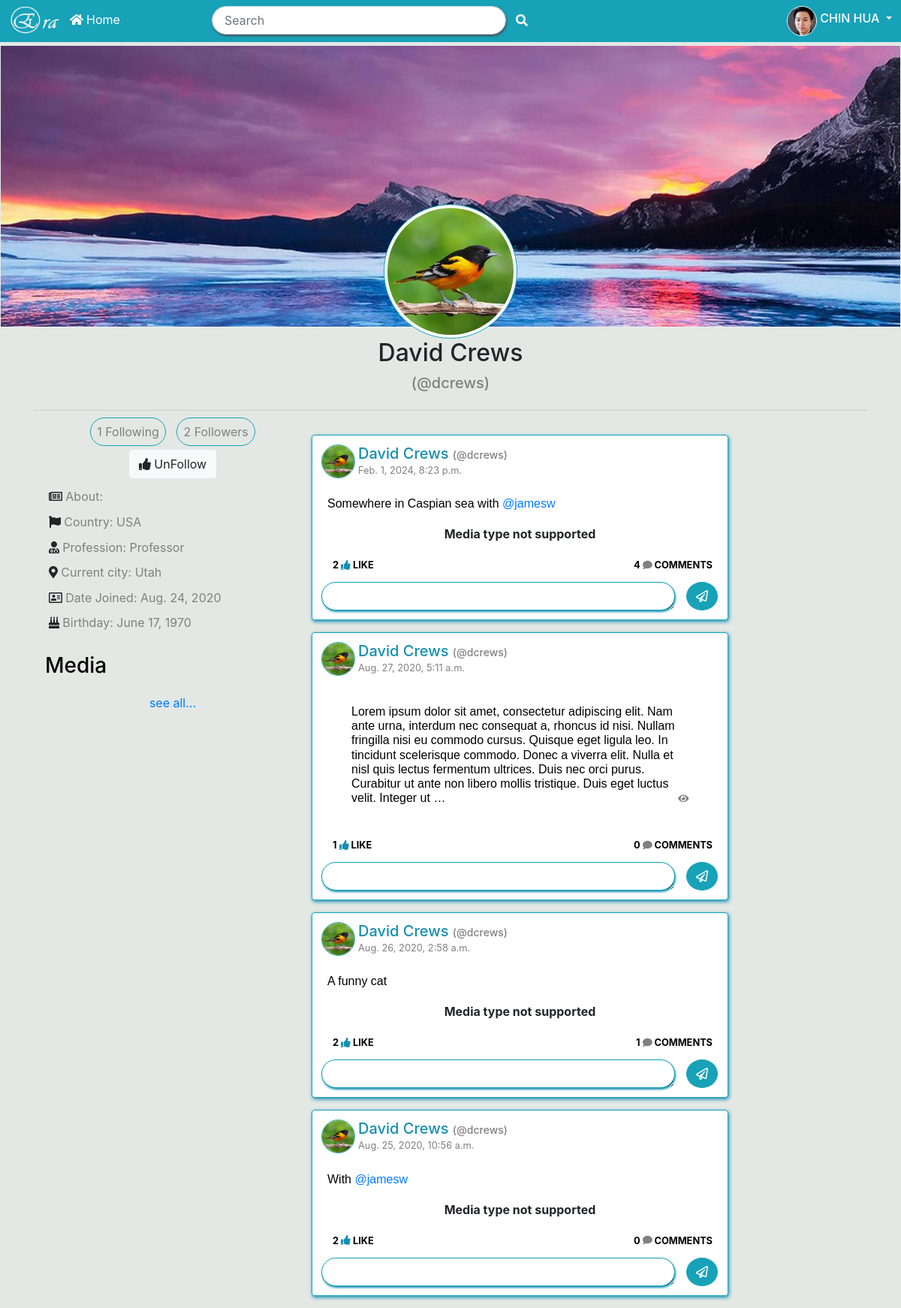
The app's page /profile/dcrews/2/ (signed in) with its own data.
### blog/models.py (models this page shows, shortened)
class Profile(models.Model):
	user = models.OneToOneField(User, on_delete = models.CASCADE)
	birthday = models.DateField(null=True, blank=True)
	avatar = models.ImageField(default='default/avatar_default.jpg', upload_to='profile_pics', null=True, blank=True)
	cover_image = models.ImageField(default='default/defalt_cover.jpg', upload_to='bg_image', null=True, blank=True)
	follow = models.ManyToManyField(User, related_name='following', blank=True)
	country = models.CharField(max_length=100, blank=True, null=True)
	current_City =  models.CharField(max_length=100, blank=True, null=True)
	about_Myself = models.CharField(max_length=200, blank=True, null=True)
	profession = models.CharField(max_length=200, blank=True, null=True)
	def profile_url(self):
		return reverse('blog:profile', args=[self.user.username, self.user.id])
	def total_followers(self):
		return self.follow.count()
	def total_following(self):
		return self.user.following.count()

class Post(models.Model):
	author = models.ForeignKey(User, related_name='blog_posts', on_delete=models.CASCADE)
	body = models.TextField(null=True, blank=True)
	media = models.FileField(upload_to='post_pics', null=True, blank=True)
	created = models.DateTimeField(auto_now_add=True)
	updated = models.DateTimeField(auto_now=True)
	likes = models.ManyToManyField(User, related_name='likes', blank=True)
	user_tagged = models.ManyToManyField(User, related_name="user_tagged", null=True, blank=True)
	def total_likes(self):
		return self.likes.count()
	def get_absolute_url(self):
		return reverse('blog:post_detail', args=[self.id,])
	def media_kind(self):
		if settings.DEBUG:
			media_path = settings.BASE_DIR + self.media.url
		else:
			media_path = self.media.url
		kind = filetype.guess(media_path)
		if kind.mime in File_type.image_type():
			return "image"
		elif kind.mime in File_type.video_type():
			return "video"
		else:
			return "Media type not supported"

### blog/views.py (the view)
# urls.py: path('profile/<str:username>/<int:id>/', views.profile, name='profile'),
@login_required(login_url='blog:user_login')
def profile(request, username, id):
	posts = Post.objects.filter(author__id=id).order_by('-created')
	profile = get_object_or_404(Profile, user__id=id)
	comment_form = UserCommentForm()
	posts_likes = list()
	for post in posts:
		is_liked = False
		if post.likes.filter(id=request.user.id).exists():
			is_liked = True
		posts_likes.append(is_liked)
	posts_comments=list()
	for post in posts:
		comments = Comment.objects.filter(post=post, reply=None)
		posts_comments.append(comments)
	if profile.user.id == request.user.id:
		access = True
	else:
		access = False
	is_followed=False
	if profile.follow.filter(id=request.user.id).exists():
		is_followed = True
	context = {'posts':posts,'profile':profile, 'is_followed': is_followed,
			  'total_followers': profile.total_followers, 'access':access, 'posts_comments':posts_comments,'comment_form':comment_form, 'zipped_posts':zip(posts,posts_likes,), 'total_following':profile.total_following()}
	return render(request, 'blog/profile.html', context)

### blog/forms.py
class UserCommentForm(forms.ModelForm):
	content = forms.CharField(label="", widget=forms.Textarea(attrs={'class': 'form-control border border-info', 'rows':1,}))
	class Meta:
		model = Comment
		fields = {'content',}

### blog/fileChecker.py (called while the page is built)
	def image_type():
		image_list = ['image/jpeg','image/jpx','image/png','image/gif','image/webp','image/x-canon-cr2','image/tiff','image/bmp','image/vnd.ms-photo','image/vnd.adobe.photoshop','image/x-icon','image/heic']
		return image_list

	def video_type():
		video_list = ['video/mp4','video/x-m4v','video/x-matroska','video/webm','video/quicktime','video/x-msvideo','video/x-ms-wmv', 'video/mpeg','video/x-flv']
		return video_list

### templates/blog/profile.html (shortened to what this page needs)
{% extends 'blog/base.html' %}
{% load static %}
{% block content %}
<div class="container-fluid p-0 mt-n3">
	<a {% if access %} href="{% url 'blog:photo_list' %}" {% endif %}>
		<div class="jumbotron jumbotron-fluid border-0 my-3"  style="width:100%;padding: 1px; ">
			<img src="{{profile.cover_image.url}}" style="width:100%;background-size: cover;">
		</div>
	</a>
	<div class="profile-img mx-1" style="margin-top:-15%; text-align: center; ">
		<a {% if access %} href="{% url 'blog:avatar' %}" {% endif %}>
		<img class="img-thumbnail rounded-circle border border-info" src="{{profile.avatar.url}}" alt="Profile-image" style="width: 15%; "></a>
	</div>
	<h2 class="profile-img" style="width:100%; text-align: center;">{{profile.user.first_name|capfirst}} {{profile.user.last_name|capfirst}}</h2>
	<h5 class="profile-img" style="width:100%; color: grey; text-align: center;">(@{{profile.user.username}})</h5>
<div class="container">
	<hr>
	<div class="container">
		<div class="row" id="">
			<div class="col-md-4-auto col-lg-4" style="">
				<div class="">
					<div class="section" id="follow-section">
						<div class="container p-0">
							{% include 'blog/follow.html'%}
						</div>
					</div>
				</div>
				<table class="table-sm table-borderless-sm table-hover" id="about" style="">
				  <tbody>
				    <tr>
				      <td><a class="list-group-item-sm list-group-item-action-primary" ><i class="far fa-newspaper"></i><span style="color:grey"> About:{{profile.about_Myself}}</span></a></td>
				    </tr>
				    <tr>
				      <td><a class="list-group-item-sm list-group-item-action-primary" ><i class="fas fa-flag"></i><span style="color:grey"> Country: {{profile.country}}</span></a></td>
				    </tr>
				    <tr>
				      <td><a class="list-group-item-sm list-group-item-action-primary"><i class="fas fa-user-md"></i><span style="color:grey"> Profession: {{profile.profession}}</span></a></td>
				    </tr>
				    <tr>
				      <td><a class="list-group-item-sm list-group-item-action-primary" ><i class="fas fa-map-marker-alt"></i><span style="color:grey"> Current city: {{profile.current_City}}</span></a></td>
				    </tr>
				    <tr>
				      <td><a class="list-group-item-sm list-group-item-action-primary"><i class="far fa-address-card"></i><span style="color:grey"> Date Joined: {{profile.user.date_joined.date}}</span></a></td>
				    </tr>
				    <tr>
				      <td><a class="list-group-item-sm list-group-item-action-primary"><i class="fas fa-birthday-cake"></i><span style="color:grey"> Birthday: {{profile.birthday}}</span></a></td>
				    </tr>
				  </tbody>
				</table>
				<br>
			<div class="gallary">
				<h3 class=""><a href="{% url 'blog:galley' profile.user.username %}" style="text-decoration: none;color: black;">Media</a></h3>
			  <div class="see-all row d-flex justify-content-center">
				<a href="{% url 'blog:galley' profile.user.username %}" style="text-decoration: none;">see all...</a>
			  </div>
			</div>
			</div>
			<div class="col-md-8-auto col-lg-6 col-12 p-0">
				{% include 'blog/likes-comments/common.html' %}
			</div>
		</div>
	</div>
</div>
</div>
{% endblock %}

### templates/blog/navbar.html (shortened to what this page needs)
{% load static %}
<body>
 <nav class="fixed-top  navbar-dark bg-info">
   <div class="px-2">
<div class="row">
  <div class="col-3 col-sm-3 col-md-3 col-lg-3 pt-2" style="" >
    <a href="{% url 'blog:post_list' %}" class="brand"><img class="image" id="main-img" src="" style=""></a>
    <a href="{% url 'blog:post_list' %}" style="color: white; text-decoration: none;"><i class="fas fa-home" style="color:white;"></i> Home</a>
  </div>
  <div class="col-6 col-sm-5 col-md-4 col-lg-4 pt-2 px-0">
    <form class="" action="{% url 'blog:post_list' %}">
      <div class="row d-flex justify-content-center">
        <div class="col p-0">
          <input class="form-control form-control-md search" type="text" placeholder=" Search" aria-label="Search" name="term" id="profile" style="border-radius: 20px;
          box-shadow: 1px 2px 3px">
        </div>
        <div class="">
          <button class="btn btn-md btn-info" type="submit" role="button" id="search"><i class="fas fa-search" aria-hidden="true" style="color:white;"></i>
          </button>
        </div>
      </div>
  </form>
</div>
  <div class="col-3 col-sm-4 col-md-5 col-lg-5 py-2">
    {% if request.user.is_authenticated %}
        <span class=""  style="float: right;">
            <div class="media">
              <a href="{% url 'blog:profile' request.user.username request.user.id %}">
              <img class="rounded-circle border border-light" src="{{ request.user.profile.avatar.url }}" style="width:40px; height:40px;">
              </a>
              <span class="media-body mx-1 my-1" style="text-align: center">
                <a href="{% url 'blog:profile' request.user.username request.user.id %}" style="text-decoration: none;color: white">
                <h6 class="navbar-user" style="">{{ request.user.first_name|upper }} {{  request.user.last_name|upper }}</h6></a>
                <span class="dropdown show" style="float: center;text-align: center">
                  <a class="dropdown-toggle" href="#" id="dropdownMenuLink" data-toggle="dropdown" aria-haspopup="true" aria-expanded="false" style="color:white;">
                  </a>
                </span>
              </span>
            </div>
        </span>
    {% endif %}
      </div>
    </div>
  </div>
</nav>
</body>

### templates/blog/follow.html (shortened to what this page needs)
{% load static %}
<div class="follow-container" style="text-align: center;">
<div class="follow-detail mb-1">
	<a class="border border-info p-2" style="color: grey;margin:5px; border-radius: 20px; ">{{ total_following }} Following</a>
	<a class="border border-info p-2" style="color: grey;margin:5px; border-radius: 20px; ">{{ total_followers }} Follower{{ total_followers|pluralize }}</a>
</div>
{% if request.user.id != profile.user.id %}
	<form action="{% url 'blog:follow' %}" method="post">
		{% if is_followed %}
		<a type="submit" id="follow" name="profile_id" value="{{ profile.id }}" class="btn btn-light m-2"><i class="fas fa-thumbs-up"></i> UnFollow</a>
		{% else %}
		<a type="submit" id="follow" name="profile_id" value="{{ profile.id }}" class="btn btn-info m-2" style="color:white"><i class="fas fa-thumbs-up" style=""></i> Follow</a>
		{% endif %}
	</form>
{% endif %}
</div>

### templates/blog/likes-comments/common.html (shortened to what this page needs)
{% for post, is_liked in zipped_posts %}
{% for comments in posts_comments %}
{% if forloop.counter == forloop.parentloop.counter %}
<div class="img-thumbnail my-3 border border-info" style="box-shadow: 1px 2px 5px #158fb0">
<div class="container p-0">
	<div class="media p-2 mb-2">
	  <a href="{{post.author.profile.profile_url}}">
		<img class="rounded-circle border border-info" src="{{post.author.profile.avatar.url}}" style="width:45px; height:45px;">
	  </a>
	  <div class="media-body mx-1">
	    <a href="{{post.author.profile.profile_url}}" style="text-decoration: none;color: #158fb0">
			<h5>{{post.author.first_name|capfirst}} {{post.author.last_name|capfirst}}
			<a style="color:grey;font-size: 14px;"> (@{{post.author}})</a>
			</h5>
		</a>
		<div class="date-created mt-n2" style="color:grey;float: left">
			<h6><small>{{post.created}}</small></h6>
		</div>
	  </div>
	</div>
<a href="{{post.get_absolute_url}}" class="post-content my-1" style="text-decoration: none;color: black">
	{% if post.body and post.media %}
	<p class="text-justify px-3" style="font-family: Arial;font-size: 1rem;">{{post.body|safe|truncatewords:15}}
	<a href="{{post.get_absolute_url}}" style="float:right;color:grey;text-decoration: none;" ><small></small></a></p>
	{% else %}
	<div class="container px-5 py-3">
	<h6 style="font-family: Arial;font-size: 1rem;">{{post.body|safe|truncatewords:60}}
	<a href="{{post.get_absolute_url}}" style="float:right;color:grey;text-decoration: none;" ><small><i class="fas fa-eye"></i></small></a></h6>
	</div>
	{% endif %}
</a>
<div class="img-fluid p-0" style="text-align: center;">
	{% if post.media %}
	<div class="post-img p-0" href="" style="text-align: center;">
	{% if post.media_kind == "image" %}
	<a href="{{post.get_absolute_url}}">
		<img  class="img-fluid lazy" data-src="{{post.media.url}}" loading="lazy" style="max-height: 350px;">
	</a>
	{% elif post.media_kind == "video" %}
	<video class="img-fluid p-0" controls="" style="">
		<source src="{{ post.media.url }}" type="video/mp4" preload="none" style="max-height: 350px; width:100%">
	</video>
	{% else %}
	<div><strong>Media type not supported</strong></div>
	{% endif %}
  	</div>
  	{% endif %}
</div>
<div class="px-2 mb-1">
	<p>
		<div class="d-inline section" id="like-section{{post.id}}" >
			<div class="container p-0">
			{% include 'blog/like.html'%}
			</div>
		</div>
	  <a class="d-inline float-right mr-2" data-toggle="collapse" href="#collapseExample{{post.id}}" role="button" aria-expanded="false" aria-controls="collapseExample{{post.id}}" style="text-decoration: none; color: black;">
	    <small><b>{{ comments.count }} <i class="fas fa-comment" style="color: grey;"></i>  COMMENTS</b> </small>
	  </a>
	</p><br>
</div>
<div class="container p-2" >
	<form method="post" class="comment-form" action="{% url 'blog:post_detail' id=post.id %}">
		<div class="row">
			<div class="col">
				{{ comment_form }}
			</div>
			<div class="float-right mr-3">
				<button type="submit" value="Comment" class="btn btn-info" style="border-radius:50%">
				<i class="far fa-paper-plane" aria-hidden="true"></i>
				</button>
			</div>
		</div>
	</form>
</div>
</div>
</div>
{% endif %}
{% endfor %}
{% endfor %}

### templates/blog/like.html (shortened to what this page needs)
{% load static %}
	<form class="" action="" method="post">
		{% if is_liked %}
		<a class="" href="" role="submit" id="like" name="post_id" value="{{ post.id }}" class="icon p-2" style="border-radius: 20px;float: left;color:black;text-decoration: none"><div class="container"><small><b>{{ post.total_likes }} <i class="fas fa-thumbs-up" style="color:#525254;"></i> LIKED</b></small></div></a>
		{% else %}
		<a class="" href="" role="submit" id="like" name="post_id" value="{{ post.id }}" class="icon p-2" style="border-radius: 20px;float: left;color:black;text-decoration: none"><div class="container"><small><b>{{ post.total_likes }} <i class="fas fa-thumbs-up" style="color:#158fb0;"></i> LIKE</b></small></div></a>
		{% endif %}
	</form>

### templates/blog/base.html (style rules this page uses)
body { background-color: #e3e8e5; }

### templates/blog/likes-comments/common.html (style rules this page uses)
.form-control { border-radius: 20px; box-shadow: 1px 2px 3px #158fb0; }

### records on screen
Profile: cover_image (picture), avatar (picture), user.first_name "David", user.last_name "Crews", user.username "dcrews", id "2", country "USA", profession "Professor", current_City "Utah", user.date_joined "Aug. 24, 2020", birthday "June 17, 1970"
Post: author.profile.avatar (picture), author.first_name "David", author.last_name "Crews", author "dcrews", created "Feb. 1, 2024, 8:23 p.m.", body "Somewhere in Caspian sea with @jamesw", total_likes "2", count "4"
Post: author.profile.avatar (picture), author.first_name "David", author.last_name "Crews", author "dcrews", created "Aug. 27, 2020, 5:11 a.m.", body "Lorem ipsum dolor sit amet, consectetur adipiscing elit. Nam ante urna, interdum nec consequat a, rhoncus id nisi. Nullam fringilla nisi eu commodo cursus. Quisque eget ligula leo. In tincidunt scelerisque commodo. Donec a viverra elit. Nulla et nisl quis lectus fermentum ultrices. Duis nec orci purus. Curabitur ut ante non libero mollis tristique. Duis eget luctus velit. Integer ut …", total_likes "1", count "0"
Post: author.profile.avatar (picture), author.first_name "David", author.last_name "Crews", author "dcrews", created "Aug. 26, 2020, 2:58 a.m.", body "A funny cat", total_likes "2", count "1"
Post: author.profile.avatar (picture), author.first_name "David", author.last_name "Crews", author "dcrews", created "Aug. 25, 2020, 10:56 a.m.", body "With @jamesw", total_likes "2", count "0"

### other values on screen
{{ request.user.first_name|upper }} "CHIN"
{{ request.user.last_name|upper }} "HUA"
{{ total_following }} "1"
